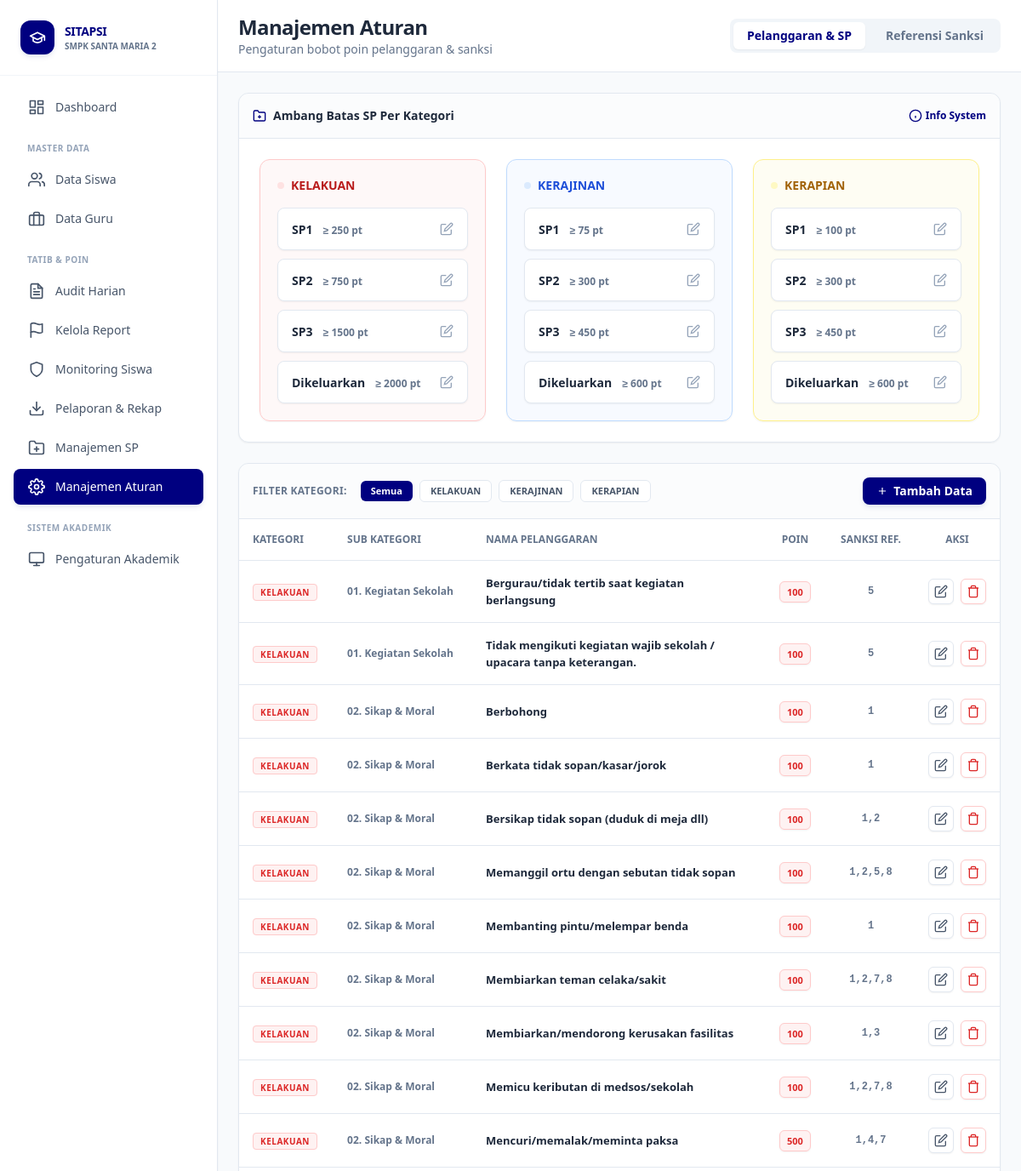
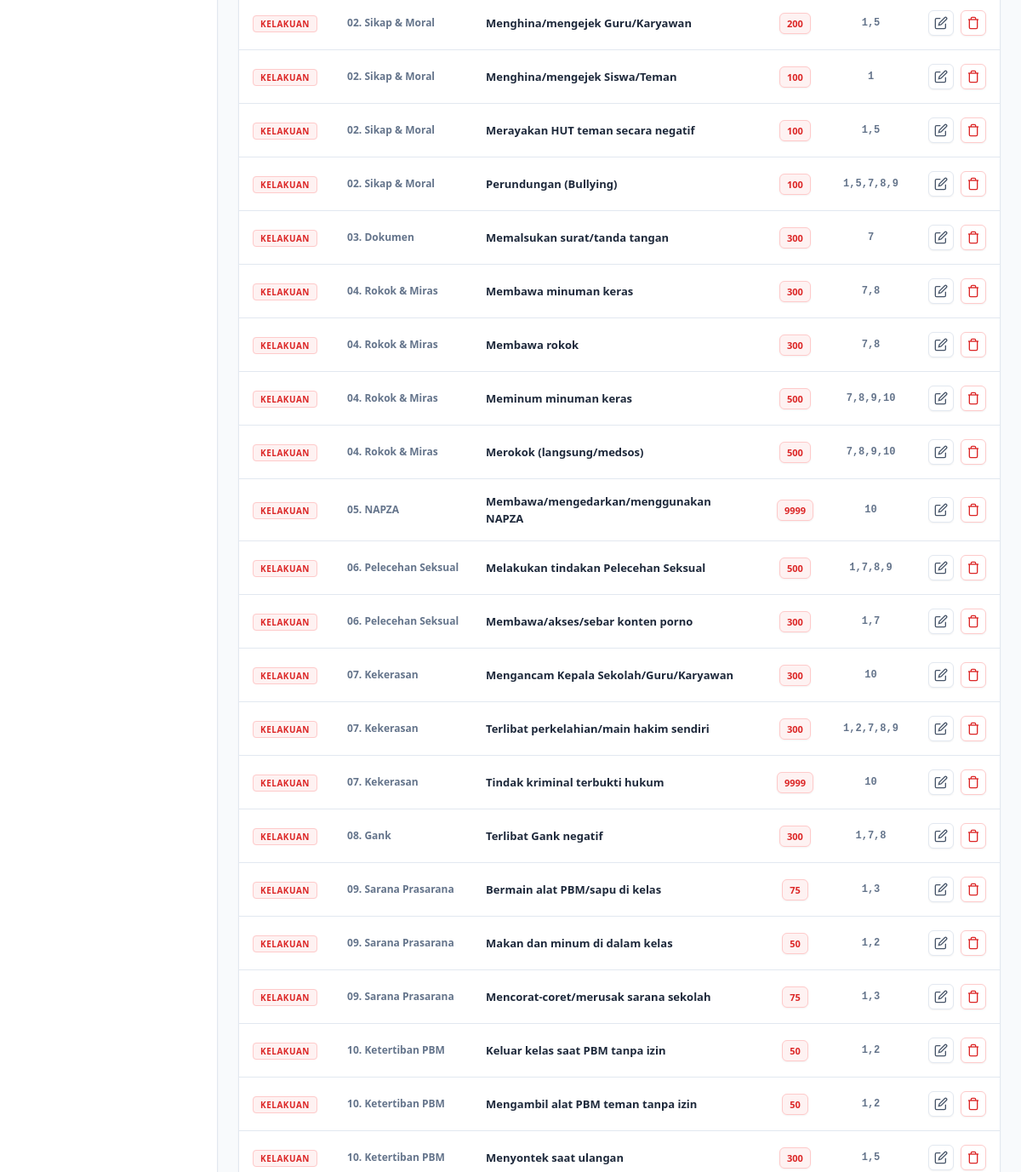
Page /views/admin/manajemen_aturan.php (signed in, upper part) on the earlier database version (2 pictures, top to bottom).
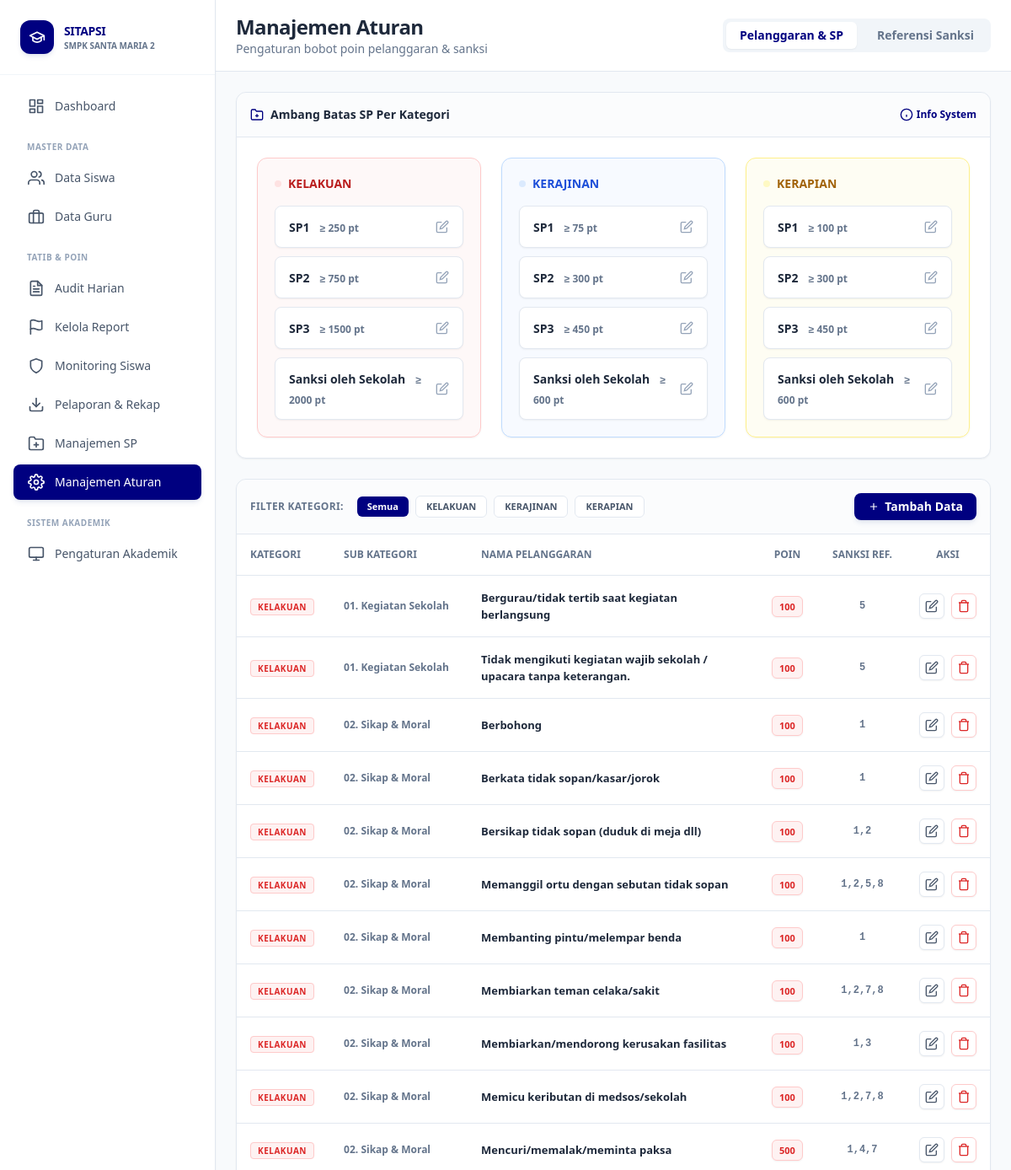
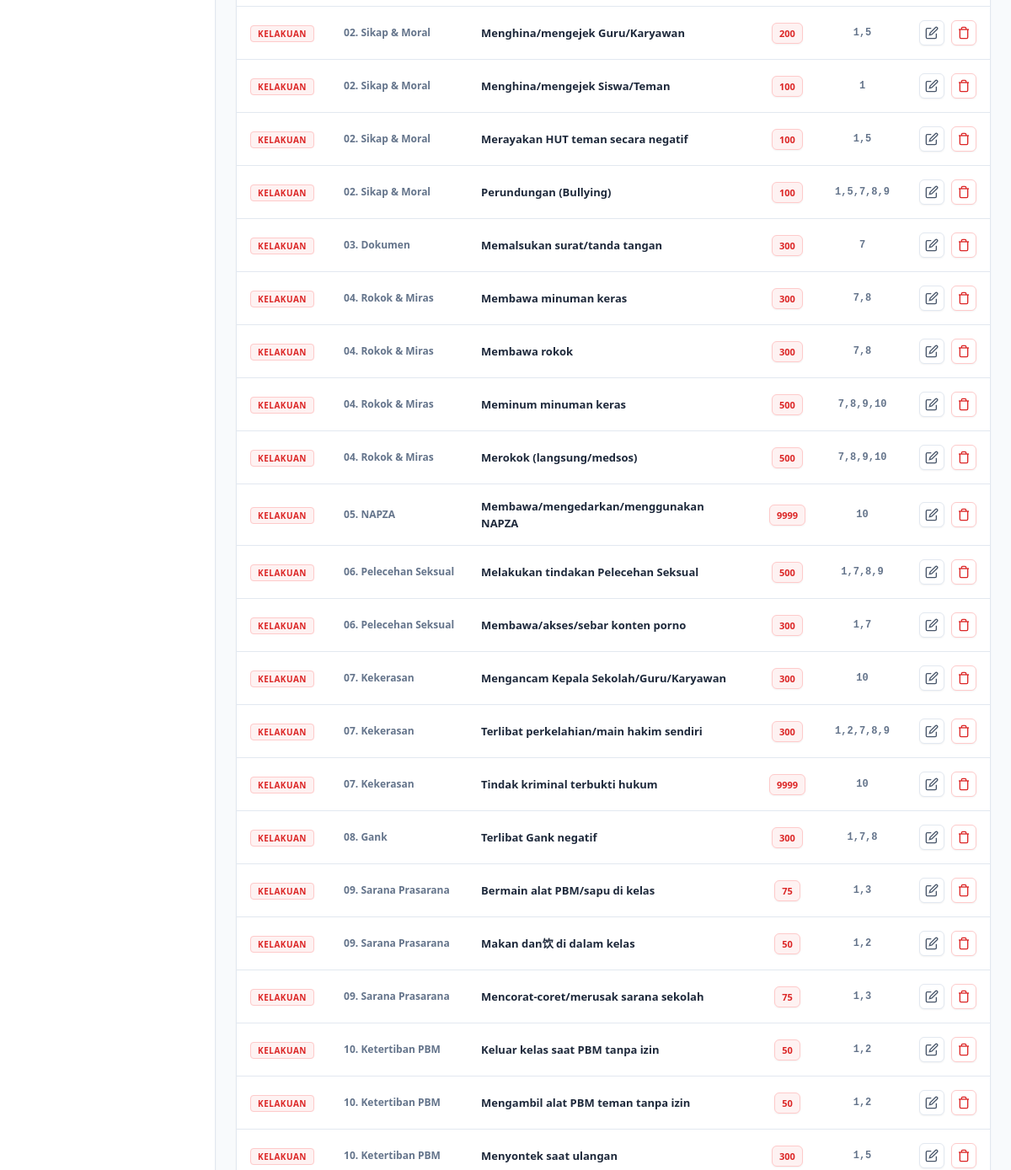
Same page on the later database version (2 pictures, top to bottom).
### tables this page shows
CREATE TABLE tb_aturan_sp (
    id_aturan_sp INT AUTO_INCREMENT PRIMARY KEY,
    id_kategori INT NOT NULL, 
    level_sp ENUM('SP1', 'SP2', 'SP3', 'Sanksi oleh Sekolah') NOT NULL,
    batas_bawah_poin INT NOT NULL, 
    
    FOREIGN KEY (id_kategori) REFERENCES tb_kategori_pelanggaran(id_kategori)
);

CREATE TABLE tb_kategori_pelanggaran (
    id_kategori INT AUTO_INCREMENT PRIMARY KEY,
    nama_kategori VARCHAR(50) NOT NULL
);

CREATE TABLE tb_jenis_pelanggaran (
    id_jenis INT AUTO_INCREMENT PRIMARY KEY,
    id_kategori INT NOT NULL,
    sub_kategori VARCHAR(100), 
    nama_pelanggaran TEXT NOT NULL,
    poin_default INT NOT NULL,
    sanksi_default VARCHAR(50), 
    
    FOREIGN KEY (id_kategori) REFERENCES tb_kategori_pelanggaran(id_kategori)
);

### config/database.php (called while the page is built, shortened)
<?php
function getDBConnection() {
    static $pdo = null;
    if ($pdo === null) {
        try {
            $dsn = "mysql:host=" . DB_HOST . ";dbname=" . DB_NAME . ";charset=" . DB_CHARSET;
            $options = [
                PDO::ATTR_ERRMODE            => PDO::ERRMODE_EXCEPTION,
                PDO::ATTR_DEFAULT_FETCH_MODE => PDO::FETCH_ASSOC,
                PDO::ATTR_EMULATE_PREPARES   => false,
                PDO::MYSQL_ATTR_INIT_COMMAND => "SET NAMES " . DB_CHARSET
            ];
            $pdo = new PDO($dsn, DB_USER, DB_PASS, $options);
        } catch (PDOException $e) {
            error_log("Database Connection Error: " . $e->getMessage());
            die("Koneksi database gagal. Silakan hubungi administrator.");
        }
    }
    return $pdo;
}
function executeQuery($sql, $params = []) {
    $pdo = getDBConnection();
    $stmt = $pdo->prepare($sql);
    $stmt->execute($params);
    return $stmt;
}
function fetchAll($sql, $params = []) {
    $stmt = executeQuery($sql, $params);
    return $stmt->fetchAll();
}
?>

### views/admin/manajemen_aturan.php (the view, shortened to what the rows shown need)
<?php
require_once '../../config/database.php';
$active_tab = $_GET['tab'] ?? 'pelanggaran';
$filter_kategori = $_GET['kategori'] ?? 'all';
$kategori_list = fetchAll("SELECT id_kategori, nama_kategori FROM tb_kategori_pelanggaran ORDER BY id_kategori");
$aturan_sp = fetchAll("
    SELECT
        sp.id_aturan_sp,
        sp.level_sp,
        sp.batas_bawah_poin,
        k.nama_kategori,
        k.id_kategori
    FROM tb_aturan_sp sp
    JOIN tb_kategori_pelanggaran k ON sp.id_kategori = k.id_kategori
    ORDER BY k.id_kategori, sp.batas_bawah_poin
");
$sql_pelanggaran = "
    SELECT
        jp.id_jenis,
        jp.nama_pelanggaran,
        jp.poin_default,
        jp.sanksi_default,
        k.nama_kategori,
        k.id_kategori,
        jp.sub_kategori
    FROM tb_jenis_pelanggaran jp
    JOIN tb_kategori_pelanggaran k ON jp.id_kategori = k.id_kategori
    WHERE 1=1
";
$params = [];
$sql_pelanggaran .= " ORDER BY k.id_kategori, jp.sub_kategori, jp.nama_pelanggaran";
$pelanggaran_list = fetchAll($sql_pelanggaran, $params);
$card_class = "bg-white border border-[#E2E8F0] rounded-xl shadow-sm";
?>
<!DOCTYPE html>
<html lang="id">
<head>
    <script src="https://cdn.tailwindcss.com"></script>
</head>
<body class="bg-[#F8FAFC]">
<div class="flex h-screen overflow-hidden">
    <?php include '../../includes/sidebar_admin.php'; ?>
    <div class="flex-1 overflow-auto lg:ml-64">
        <div class="bg-white border-b border-[#E2E8F0] px-6 pl-16 lg:pl-6 py-4 sticky top-0 z-30 flex flex-col sm:flex-row justify-between sm:items-center gap-4">
            <div>
                <h1 class="text-2xl font-extrabold text-slate-800 tracking-tight">Manajemen Aturan</h1>
            </div>
        </div>
        <div class="p-6 space-y-6 max-w-7xl mx-auto">
            <?php if ($active_tab === 'pelanggaran'): ?>
            <div class="<?= $card_class ?> overflow-hidden">
                <div class="p-6">
                    <div class="grid grid-cols-1 md:grid-cols-3 gap-6">
                        <?php
                        $grouped_sp = [];
                        foreach ($aturan_sp as $a) { $grouped_sp[$a['nama_kategori']][] = $a; }
                        $colors = [
                            'KELAKUAN' => ['bg' => 'bg-red-50/50', 'border' => 'border-red-200', 'text' => 'text-red-700', 'badge' => 'bg-red-100 text-red-700'],
                            'KERAJINAN' => ['bg' => 'bg-blue-50/50', 'border' => 'border-blue-200', 'text' => 'text-blue-700', 'badge' => 'bg-blue-100 text-blue-700'],
                            'KERAPIAN' => ['bg' => 'bg-yellow-50/50', 'border' => 'border-yellow-200', 'text' => 'text-yellow-700', 'badge' => 'bg-yellow-100 text-yellow-700']
                        ];
                        foreach ($grouped_sp as $kategori => $aturan):
                            $color = $colors[$kategori] ?? ['bg' => 'bg-slate-50', 'border' => 'border-slate-200', 'text' => 'text-slate-700', 'badge' => 'bg-slate-200 text-slate-700'];
                        ?>
                        <div class="<?= $color['bg'] ?> border <?= $color['border'] ?> rounded-xl p-5 shadow-sm">
                            <h3 class="font-extrabold <?= $color['text'] ?> mb-4 flex items-center text-sm">
                                <span class="w-2 h-2 rounded-full mr-2 <?= $color['badge'] ?>"></span>
                                <?= $kategori ?>
                            </h3>
                            <div class="space-y-2.5">
                                <?php foreach ($aturan as $a): ?>
                                <div class="bg-white px-4 py-3 rounded-lg border border-[#E2E8F0] shadow-sm flex justify-between items-center group">
                                    <div>
                                        <span class="font-extrabold text-slate-800 text-sm"><?= $a['level_sp'] ?></span>
                                        <span class="text-xs font-bold text-slate-500 ml-2">&ge; <?= $a['batas_bawah_poin'] ?> pt</span>
                                    </div>
                                    <button onclick="editAturanSP(<?= $a['id_aturan_sp'] ?>, '<?= $kategori ?>', '<?= $a['level_sp'] ?>', <?= $a['batas_bawah_poin'] ?>)"
                                            class="text-slate-400 hover:text-[#000080] transition-colors" title="Edit Threshold">
                                        <svg class="w-4 h-4" fill="none" stroke="currentColor" viewBox="0 0 24 24" stroke-width="2"><path d="M11 4H4a2 2 0 0 0-2 2v14a2 2 0 0 0 2 2h14a2 2 0 0 0 2-2v-7"></path><path d="M18.5 2.5a2.121 2.121 0 0 1 3 3L12 15l-4 1 1-4 9.5-9.5z"></path></svg>
                                    </button>
                                </div>
                                <?php endforeach; ?>
                            </div>
                        </div>
                        <?php endforeach; ?>
                    </div>
                </div>
            </div>
            <div class="<?= $card_class ?> overflow-hidden">
                <div class="p-4 border-b border-[#E2E8F0] bg-slate-50/50 flex flex-col sm:flex-row justify-between sm:items-center gap-4">
                    <div class="flex items-center space-x-2 overflow-x-auto scrollbar-hide pb-2 sm:pb-0">
                        <span class="text-xs font-bold text-slate-500 uppercase tracking-wide mr-2">Filter Kategori:</span>
                        <a href="?tab=pelanggaran&kategori=all" class="px-3 py-1 rounded-md text-[11px] font-bold whitespace-nowrap transition-colors <?= $filter_kategori === 'all' ? 'bg-[#000080] text-white' : 'bg-white border border-[#E2E8F0] text-slate-600 hover:bg-slate-50' ?>">Semua</a>
                        <?php foreach ($kategori_list as $k): ?>
                            <a href="?tab=pelanggaran&kategori=<?= $k['id_kategori'] ?>" class="px-3 py-1 rounded-md text-[11px] font-bold whitespace-nowrap transition-colors <?= $filter_kategori == $k['id_kategori'] ? 'bg-[#000080] text-white' : 'bg-white border border-[#E2E8F0] text-slate-600 hover:bg-slate-50' ?>"><?= $k['nama_kategori'] ?></a>
                        <?php endforeach; ?>
                    </div>
                </div>
                <div class="overflow-x-auto">
                    <table class="w-full text-left text-sm whitespace-nowrap">
                        <thead class="bg-white text-xs text-slate-500 uppercase border-b border-[#E2E8F0]">
                            <tr>
                                <th class="p-4 font-bold">Kategori</th>
                                <th class="p-4 font-bold">Sub Kategori</th>
                                <th class="p-4 font-bold">Nama Pelanggaran</th>
                                <th class="p-4 font-bold text-center">Poin</th>
                                <th class="p-4 font-bold text-center">Sanksi Ref.</th>
                                <th class="p-4 font-bold text-center">Aksi</th>
                            </tr>
                        </thead>
                        <tbody class="divide-y divide-[#E2E8F0]">
                            <?php if (empty($pelanggaran_list)): ?>
                            <tr><td colspan="6" class="p-8 text-center text-slate-400 font-medium text-sm">Tidak ada data pelanggaran</td></tr>
                            <?php else: ?>
                            <?php foreach($pelanggaran_list as $p): ?>
                            <tr class="hover:bg-slate-50/50 transition-colors">
                                <td class="p-4">
                                    <span class="px-2 py-0.5 rounded text-[10px] font-bold uppercase tracking-wider
                                        <?= $p['nama_kategori'] === 'KELAKUAN' ? 'bg-red-50 text-red-600 border border-red-200' : '' ?>
                                        <?= $p['nama_kategori'] === 'KERAJINAN' ? 'bg-blue-50 text-blue-600 border border-blue-200' : '' ?>
                                        <?= $p['nama_kategori'] === 'KERAPIAN' ? 'bg-yellow-50 text-yellow-600 border border-yellow-200' : '' ?>">
                                        <?= $p['nama_kategori'] ?>
                                    </span>
                                </td>
                                <td class="p-4 text-xs font-bold text-slate-500"><?= htmlspecialchars($p['sub_kategori']) ?></td>
                                <td class="p-4 font-bold text-slate-800 text-[13px] whitespace-normal min-w-[200px]"><?= htmlspecialchars($p['nama_pelanggaran']) ?></td>
                                <td class="p-4 text-center">
                                    <span class="px-2 py-1 bg-red-50 text-red-600 border border-red-200 rounded-md font-bold text-[11px] shadow-sm"><?= $p['poin_default'] ?></span>
                                </td>
                                <td class="p-4 text-center font-mono text-xs font-bold text-slate-500"><?= htmlspecialchars($p['sanksi_default']) ?></td>
                                <td class="p-4 text-center">
                                    <div class="flex items-center justify-center space-x-2">
                                        <button onclick='editPelanggaran(<?= json_encode($p) ?>)' class="p-1.5 bg-white border border-[#E2E8F0] text-slate-600 rounded-md hover:bg-slate-50 hover:text-[#000080] transition-colors shadow-sm" title="Edit">
                                            <svg class="w-4 h-4" fill="none" stroke="currentColor" viewBox="0 0 24 24" stroke-width="2"><path d="M11 4H4a2 2 0 0 0-2 2v14a2 2 0 0 0 2 2h14a2 2 0 0 0 2-2v-7"></path><path d="M18.5 2.5a2.121 2.121 0 0 1 3 3L12 15l-4 1 1-4 9.5-9.5z"></path></svg>
                                        </button>
                                        <button onclick="hapusPelanggaran(<?= $p['id_jenis'] ?>)" class="p-1.5 bg-white border border-red-200 text-red-600 rounded-md hover:bg-red-50 transition-colors shadow-sm" title="Hapus">
                                            <svg class="w-4 h-4" fill="none" stroke="currentColor" viewBox="0 0 24 24" stroke-width="2"><path d="M3 6h18"></path><path d="M19 6v14a2 2 0 0 1-2 2H7a2 2 0 0 1-2-2V6m3 0V4a2 2 0 0 1 2-2h4a2 2 0 0 1 2 2v2"></path></svg>
                                        </button>
                                    </div>
                                </td>
                            </tr>
                            <?php endforeach; ?>
                            <?php endif; ?>
                        </tbody>
                    </table>
                </div>
            </div>
            <?php endif; ?>
        </div>
    </div>
</div>
</body>
</html>

Differences in the rows shown:
changed tb_aturan_sp (number 4 of 12 on the later page): level_sp "Dikeluarkan" → "Sanksi oleh Sekolah"
changed tb_aturan_sp (number 8 of 12 on the later page): level_sp "Dikeluarkan" → "Sanksi oleh Sekolah"
changed tb_aturan_sp (number 12 of 12 on the later page): level_sp "Dikeluarkan" → "Sanksi oleh Sekolah"
changed tb_jenis_pelanggaran: nama_pelanggaran "Makan dan minum di dalam kelas" → "Makan dan饮 di dalam kelas"
